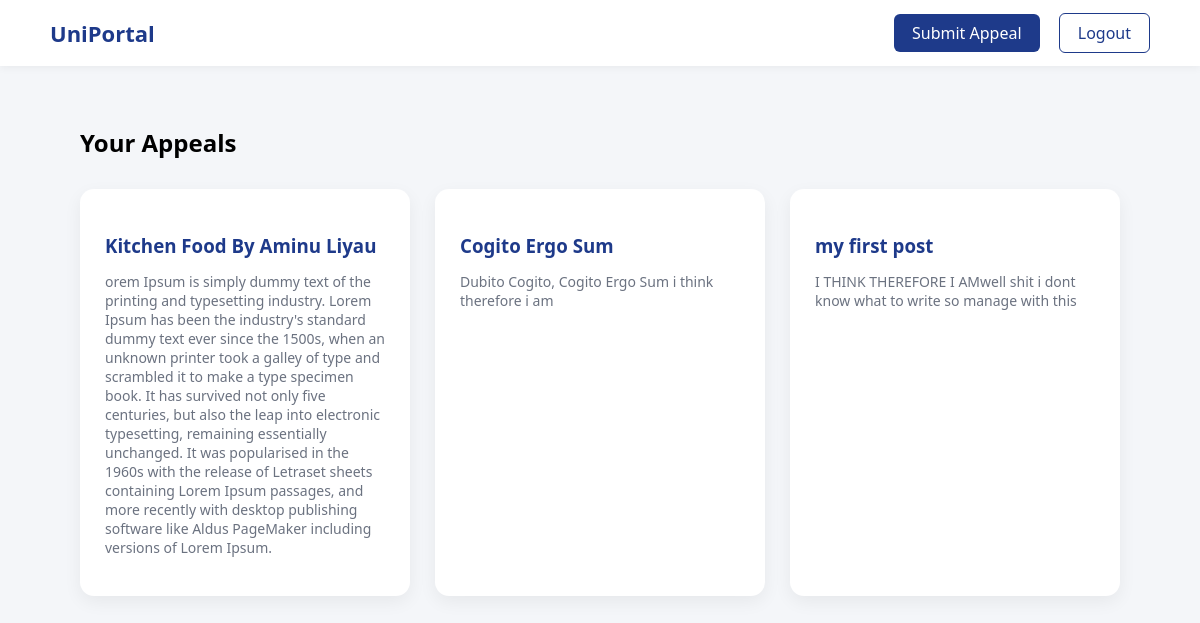
The page /dashboard/ (signed in) on the database its author committed.
### appeals/models.py (models this page shows)
class Post(models.Model):
    title = models.CharField(max_length=100)
    body = models.TextField(max_length=1000000)
    created_at = models.DateTimeField(default= datetime.now(), blank=True)

### appeals/views.py (the view)
# urls.py: path('dashboard/', views.dashboard, name='dashboard'),
@login_required(login_url='login')
def dashboard(request):
    posts = Post.objects.all()
    return render(request, 'dashboard.html', {'posts': posts})

### appeals/templates/dashboard.html (shortened to what this page needs)
{% load static %}
<!DOCTYPE html>
<html lang="en">
<head>
    <link rel="stylesheet" href="{% static 'dashboard.css' %}">
</head>
<body>
<nav class="navbar">
    <div class="logo">UniPortal</div>
    <div class="nav-links">
        <a href="{% url 'submit_appeal' %}" class="submit-btn">Submit Appeal</a>
        <a href="{% url 'logout' %}" class="logout-btn">Logout</a>
    </div>
</nav>
<section class="dashboard-container">
   <h1>Your Appeals</h1>
<div class="card-grid">
    {% for post in posts reversed %}
        <div class="appeal-card">
            <h3>{{ post.title }}</h3>
            <p>{{ post.body }}</p>
        </div>
    {% empty %}
        <p>No posts submitted yet.</p>
    {% endfor %}
</div>
</section>
</body>
</html>

### static/dashboard.css (style rules this page uses)
body { margin: 0; font-family: 'Segoe UI', Tahoma, Geneva, Verdana, sans-serif; background: #f4f6f9; }
.navbar { display: flex; justify-content: space-between; align-items: center; padding: 18px 50px; background: white; box-shadow: 0 2px 8px rgba(0,0,0,0.05); }
.logo { font-size: 22px; font-weight: 600; color: #1e3a8a; }
.nav-links a { text-decoration: none; margin-left: 15px; padding: 8px 18px; border-radius: 6px; font-weight: 500; }
.submit-btn { background: #1e3a8a; color: white; }
.logout-btn { border: 1px solid #1e3a8a; color: #1e3a8a; }
.dashboard-container { padding: 40px 80px; }
.dashboard-container h1 { margin-bottom: 30px; }
.card-grid { display: grid; grid-template-columns: repeat(auto-fill, minmax(320px, 1fr)); gap: 25px; }
.appeal-card { background: white; padding: 25px; border-radius: 14px; box-shadow: 0 6px 18px rgba(0,0,0,0.06); transition: transform 0.2s ease; }
.appeal-card h3 { margin-bottom: 10px; color: #1e3a8a; }
.appeal-card p { color: #6b7280; font-size: 14px; }

### rows shown on the page
Post: title "Kitchen Food By Aminu Liyau", body "orem Ipsum is simply dummy text of the printing and typesetting industry. Lorem Ipsum has been the industry's standard dummy text ever since the 1500s, when an unknown printer took a galley of type and scrambled it to make a type specimen book. It has survived not only five centuries, but also the leap into electronic typesetting, remaining essentially unchanged. It was popularised in the 1960s with the release of Letraset sheets containing Lorem Ipsum passages, and more recently with desktop publishing software like Aldus PageMaker including versions of Lorem Ipsum."
Post: title "Cogito Ergo Sum", body "Dubito Cogito, Cogito Ergo Sum i think therefore i am"
Post: title "my first post", body "I THINK THEREFORE I AMwell shit i dont know what to write so manage with this"
